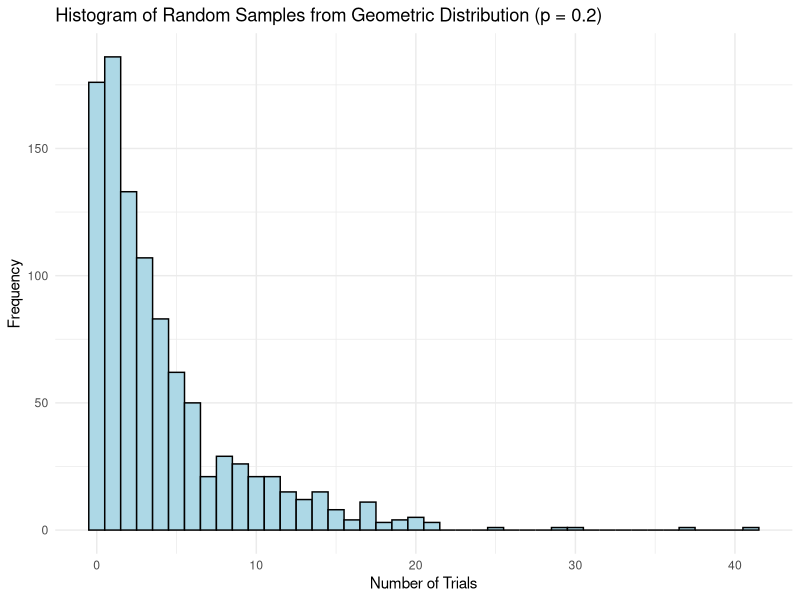

Here is the R script that generated this plot:
## ---- chunk 1
library(ggplot2)

p <- 0.2
n <- 1000

x <- rgeom(n, prob = p)

mean_x <- mean(x)
var_x <- var(x)
sd_x <- sd(x)

cat("Number of trials required to acheive first success:\n")
cat(sprintf("Mean: %.2f\n", mean_x))
cat(sprintf("Variance: %.2f\n", var_x))
cat(sprintf("Standard deviation: %.2f\n", sd_x))

df <- data.frame(samples = x)

ggplot(data = df, aes(x = samples)) +
  geom_histogram(binwidth = 1, fill = "lightblue", color = "black") +
  labs(title = "Histogram of Random Samples from Geometric Distribution (p = 0.2)",
       x = "Number of Trials",
       y = "Frequency") +
  theme_minimal()

## ---- chunk 2
m1 = 40 * 0.1
n1 = 40 - m1
m2 = 5000 * 0.1
n2 = 5000 - m2
k = 10

prob_1 <- sum(dhyper(x = c(2:10), m1, n1, k))
prob_2 <- sum(dhyper(x = (2:10), m2, n2, k))

cat("The probability that the sample cotains more than 10% defectives is:\n")
cat(sprintf("%f when a sample of 10 is selected from a box of 40.\n", prob_1))
cat(sprintf("%f when a sample of 10 is selected from a box of 5000.\n", prob_2))

